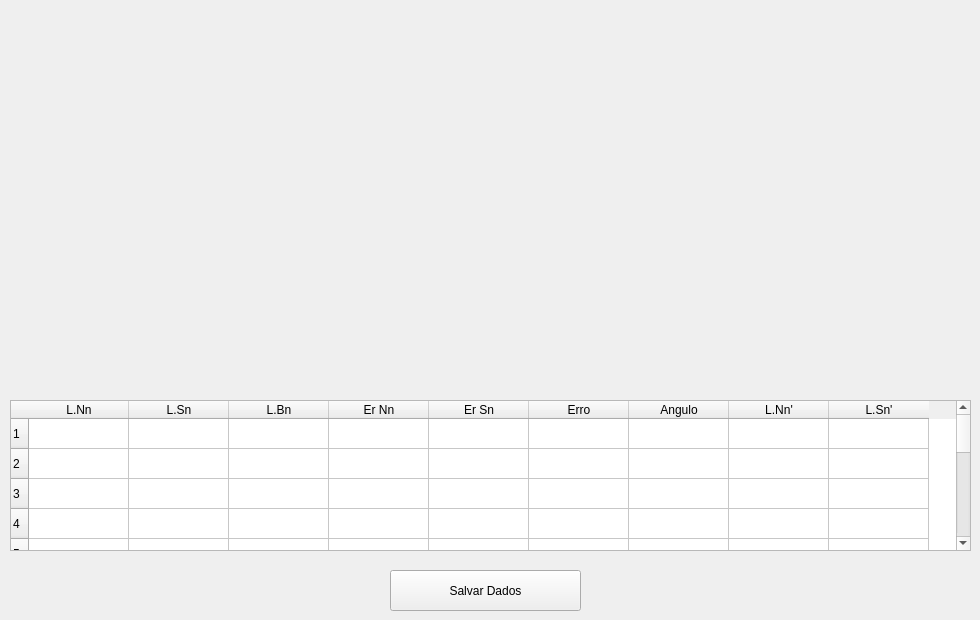
    <widget class="QWidget" name="tab_4">
     <attribute name="title">
      <string>Resultados</string>
     </attribute>
     <widget class="matplotlibWidget" name="widget" native="true">
      <property name="geometry">
       <rect>
        <x>70</x>
        <y>20</y>
        <width>841</width>
        <height>361</height>
       </rect>
      </property>
     </widget>
     <widget class="QPushButton" name="salvar_harmonico">
      <property name="geometry">
       <rect>
        <x>390</x>
        <y>570</y>
        <width>191</width>
        <height>41</height>
       </rect>
      </property>
      <property name="text">
       <string>Salvar Dados</string>
      </property>
      <property name="icon">
       <iconset>
        <normaloff>../bobininha/imagens/save.png</normaloff>../bobininha/imagens/save.png</iconset>
      </property>
      <property name="iconSize">
       <size>
        <width>20</width>
        <height>20</height>
       </size>
      </property>
     </widget>
     <widget class="QTableWidget" name="tabela">
      <property name="geometry">
       <rect>
        <x>10</x>
        <y>400</y>
        <width>961</width>
        <height>151</height>
       </rect>
      </property>
      <property name="lineWidth">
       <number>1</number>
      </property>
      <property name="verticalScrollBarPolicy">
       <enum>Qt::ScrollBarAsNeeded</enum>
      </property>
      <property name="autoScrollMargin">
       <number>16</number>
      </property>
      <property name="textElideMode">
       <enum>Qt::ElideRight</enum>
      </property>
      <property name="verticalScrollMode">
       <enum>QAbstractItemView::ScrollPerItem</enum>
      </property>
      <row>
       <property name="text">
        <string>1</string>
       </property>
      </row>
      <row>
       <property name="text">
        <string>2</string>
       </property>
      </row>
      <row>
       <property name="text">
        <string>3</string>
       </property>
      </row>
      <row>
       <property name="text">
        <string>4</string>
       </property>
      </row>
      <row>
       <property name="text">
        <string>5</string>
       </property>
      </row>
      <row>
       <property name="text">
        <string>6</string>
       </property>
      </row>
      <row>
       <property name="text">
        <string>7</string>
       </property>
      </row>
      <row>
       <property name="text">
        <string>9</string>
       </property>
      </row>
      <row>
       <property name="text">
        <string>10</string>
       </property>
      </row>
      <row>
       <property name="text">
        <string>11</string>
       </property>
      </row>
      <row>
       <property name="text">
        <string>12</string>
       </property>
      </row>
      <row>
       <property name="text">
        <string>13</string>
       </property>
      </row>
      <row>
       <property name="text">
        <string>15</string>
       </property>
      </row>
      <column>
       <property name="text">
        <string>L.Nn</string>
       </property>
      </column>
      <column>
       <property name="text">
        <string>L.Sn</string>
       </property>
      </column>
      <column>
       <property name="text">
        <string>L.Bn</string>
       </property>
      </column>
      <column>
       <property name="text">
        <string>Er Nn</string>
       </property>
      </column>
      <column>
       <property name="text">
        <string>Er Sn</string>
       </property>
      </column>
      <column>
       <property name="text">
        <string>Erro</string>
       </property>
      </column>
      <column>
       <property name="text">
        <string>Angulo</string>
       </property>
      </column>
      <column>
       <property name="text">
        <string>L.Nn'</string>
       </property>
      </column>
      <column>
       <property name="text">
        <string>L.Sn'</string>
       </property>
      </column>
     </widget>
    </widget>
